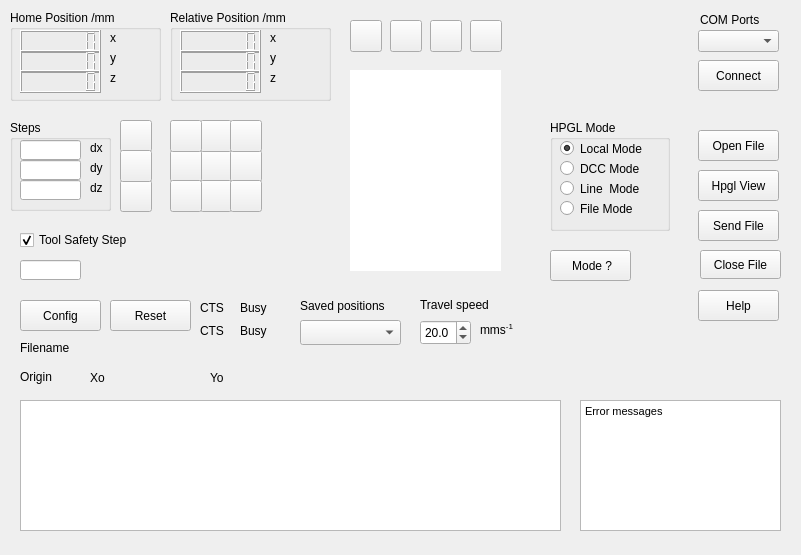
<?xml version="1.0" encoding="UTF-8"?>
<ui version="4.0">
 <class>MainWindow</class>
 <widget class="QMainWindow" name="MainWindow">
  <property name="geometry">
   <rect>
    <x>0</x>
    <y>0</y>
    <width>801</width>
    <height>555</height>
   </rect>
  </property>
  <property name="windowTitle">
   <string>Robby CNC Controller</string>
  </property>
  <widget class="QWidget" name="centralwidget">
   <widget class="QGroupBox" name="positionGroupBox">
    <property name="geometry">
     <rect>
      <x>170</x>
      <y>10</y>
      <width>161</width>
      <height>91</height>
     </rect>
    </property>
    <property name="title">
     <string>Relative Position /mm</string>
    </property>
    <widget class="QLabel" name="z_label">
     <property name="geometry">
      <rect>
       <x>100</x>
       <y>60</y>
       <width>16</width>
       <height>16</height>
      </rect>
     </property>
     <property name="text">
      <string>z</string>
     </property>
    </widget>
    <widget class="QLabel" name="y_label">
     <property name="geometry">
      <rect>
       <x>100</x>
       <y>40</y>
       <width>21</width>
       <height>16</height>
      </rect>
     </property>
     <property name="text">
      <string>y</string>
     </property>
    </widget>
    <widget class="QLabel" name="x_label">
     <property name="geometry">
      <rect>
       <x>100</x>
       <y>20</y>
       <width>21</width>
       <height>16</height>
      </rect>
     </property>
     <property name="text">
      <string>x</string>
     </property>
    </widget>
    <widget class="QLCDNumber" name="x_lcdNumber">
     <property name="geometry">
      <rect>
       <x>10</x>
       <y>20</y>
       <width>81</width>
       <height>23</height>
      </rect>
     </property>
     <property name="autoFillBackground">
      <bool>false</bool>
     </property>
     <property name="smallDecimalPoint">
      <bool>false</bool>
     </property>
     <property name="digitCount">
      <number>7</number>
     </property>
    </widget>
    <widget class="QLCDNumber" name="y_lcdNumber">
     <property name="geometry">
      <rect>
       <x>10</x>
       <y>40</y>
       <width>81</width>
       <height>23</height>
      </rect>
     </property>
     <property name="autoFillBackground">
      <bool>false</bool>
     </property>
     <property name="smallDecimalPoint">
      <bool>false</bool>
     </property>
     <property name="digitCount">
      <number>7</number>
     </property>
    </widget>
    <widget class="QLCDNumber" name="z_lcdNumber">
     <property name="geometry">
      <rect>
       <x>10</x>
       <y>60</y>
       <width>81</width>
       <height>23</height>
      </rect>
     </property>
     <property name="autoFillBackground">
      <bool>false</bool>
     </property>
     <property name="smallDecimalPoint">
      <bool>false</bool>
     </property>
     <property name="digitCount">
      <number>7</number>
     </property>
    </widget>
   </widget>
   <widget class="QGroupBox" name="stepGroupBox">
    <property name="geometry">
     <rect>
      <x>10</x>
      <y>120</y>
      <width>101</width>
      <height>91</height>
     </rect>
    </property>
    <property name="title">
     <string>Steps</string>
    </property>
    <widget class="QLineEdit" name="xStep">
     <property name="geometry">
      <rect>
       <x>10</x>
       <y>20</y>
       <width>61</width>
       <height>20</height>
      </rect>
     </property>
     <property name="readOnly">
      <bool>false</bool>
     </property>
    </widget>
    <widget class="QLabel" name="dx_label">
     <property name="geometry">
      <rect>
       <x>80</x>
       <y>20</y>
       <width>21</width>
       <height>16</height>
      </rect>
     </property>
     <property name="text">
      <string>dx</string>
     </property>
    </widget>
    <widget class="QLineEdit" name="yStep">
     <property name="geometry">
      <rect>
       <x>10</x>
       <y>40</y>
       <width>61</width>
       <height>20</height>
      </rect>
     </property>
     <property name="readOnly">
      <bool>false</bool>
     </property>
    </widget>
    <widget class="QLineEdit" name="zStep">
     <property name="geometry">
      <rect>
       <x>10</x>
       <y>60</y>
       <width>61</width>
       <height>20</height>
      </rect>
     </property>
     <property name="readOnly">
      <bool>false</bool>
     </property>
    </widget>
    <widget class="QLabel" name="dy_label">
     <property name="geometry">
      <rect>
       <x>80</x>
       <y>40</y>
       <width>21</width>
       <height>16</height>
      </rect>
     </property>
     <property name="text">
      <string>dy</string>
     </property>
    </widget>
    <widget class="QLabel" name="dz_label">
     <property name="geometry">
      <rect>
       <x>80</x>
       <y>60</y>
       <width>21</width>
       <height>16</height>
      </rect>
     </property>
     <property name="text">
      <string>dz</string>
     </property>
    </widget>
   </widget>
   <widget class="QCheckBox" name="toolSafetyCheckBox">
    <property name="geometry">
     <rect>
      <x>20</x>
      <y>230</y>
      <width>111</width>
      <height>20</height>
     </rect>
    </property>
    <property name="text">
     <string>Tool Safety Step</string>
    </property>
    <property name="checked">
     <bool>true</bool>
    </property>
   </widget>
   <widget class="QPushButton" name="homeButton">
    <property name="geometry">
     <rect>
      <x>200</x>
      <y>150</y>
      <width>32</width>
      <height>32</height>
     </rect>
    </property>
    <property name="toolTip">
     <string>XY Home</string>
    </property>
    <property name="text">
     <string/>
    </property>
    <property name="icon">
     <iconset resource="resource.qrc">
      <normaloff>:/resource/Images/XYHome.png</normaloff>:/resource/Images/XYHome.png</iconset>
    </property>
    <property name="iconSize">
     <size>
      <width>32</width>
      <height>32</height>
     </size>
    </property>
   </widget>
   <widget class="QPushButton" name="downButton">
    <property name="geometry">
     <rect>
      <x>200</x>
      <y>180</y>
      <width>32</width>
      <height>32</height>
     </rect>
    </property>
    <property name="text">
     <string/>
    </property>
    <property name="icon">
     <iconset resource="resource.qrc">
      <normaloff>:/resource/Images/DownArrow.png</normaloff>:/resource/Images/DownArrow.png</iconset>
    </property>
    <property name="iconSize">
     <size>
      <width>32</width>
      <height>32</height>
     </size>
    </property>
    <property name="shortcut">
     <string>Down</string>
    </property>
   </widget>
   <widget class="QPushButton" name="leftButton">
    <property name="geometry">
     <rect>
      <x>170</x>
      <y>150</y>
      <width>32</width>
      <height>32</height>
     </rect>
    </property>
    <property name="text">
     <string/>
    </property>
    <property name="icon">
     <iconset resource="resource.qrc">
      <normaloff>:/resource/Images/LeftArrow.png</normaloff>:/resource/Images/LeftArrow.png</iconset>
    </property>
    <property name="iconSize">
     <size>
      <width>32</width>
      <height>32</height>
     </size>
    </property>
    <property name="shortcut">
     <string>Left</string>
    </property>
    <property name="autoDefault">
     <bool>true</bool>
    </property>
    <property name="default">
     <bool>false</bool>
    </property>
    <property name="flat">
     <bool>false</bool>
    </property>
   </widget>
   <widget class="QPushButton" name="upButton">
    <property name="geometry">
     <rect>
      <x>200</x>
      <y>120</y>
      <width>32</width>
      <height>32</height>
     </rect>
    </property>
    <property name="text">
     <string/>
    </property>
    <property name="icon">
     <iconset resource="resource.qrc">
      <normaloff>:/resource/Images/UpArrow.png</normaloff>:/resource/Images/UpArrow.png</iconset>
    </property>
    <property name="iconSize">
     <size>
      <width>32</width>
      <height>32</height>
     </size>
    </property>
    <property name="shortcut">
     <string>Up</string>
    </property>
   </widget>
   <widget class="QPushButton" name="rightButton">
    <property name="geometry">
     <rect>
      <x>230</x>
      <y>150</y>
      <width>32</width>
      <height>32</height>
     </rect>
    </property>
    <property name="text">
     <string/>
    </property>
    <property name="icon">
     <iconset resource="resource.qrc">
      <normaloff>:/resource/Images/RightArrow.png</normaloff>:/resource/Images/RightArrow.png</iconset>
    </property>
    <property name="iconSize">
     <size>
      <width>32</width>
      <height>32</height>
     </size>
    </property>
    <property name="shortcut">
     <string>Right</string>
    </property>
   </widget>
   <widget class="QGroupBox" name="homeGroupBox">
    <property name="geometry">
     <rect>
      <x>10</x>
      <y>10</y>
      <width>151</width>
      <height>91</height>
     </rect>
    </property>
    <property name="title">
     <string>Home Position /mm</string>
    </property>
    <widget class="QLabel" name="zhome_label">
     <property name="geometry">
      <rect>
       <x>100</x>
       <y>60</y>
       <width>16</width>
       <height>16</height>
      </rect>
     </property>
     <property name="text">
      <string>z</string>
     </property>
    </widget>
    <widget class="QLabel" name="yhome_label">
     <property name="geometry">
      <rect>
       <x>100</x>
       <y>40</y>
       <width>21</width>
       <height>16</height>
      </rect>
     </property>
     <property name="text">
      <string>y</string>
     </property>
    </widget>
    <widget class="QLabel" name="xhome_label">
     <property name="geometry">
      <rect>
       <x>100</x>
       <y>20</y>
       <width>21</width>
       <height>16</height>
      </rect>
     </property>
     <property name="text">
      <string>x</string>
     </property>
    </widget>
    <widget class="QLCDNumber" name="xHome">
     <property name="geometry">
      <rect>
       <x>10</x>
       <y>20</y>
       <width>81</width>
       <height>23</height>
      </rect>
     </property>
     <property name="autoFillBackground">
      <bool>false</bool>
     </property>
     <property name="smallDecimalPoint">
      <bool>false</bool>
     </property>
     <property name="digitCount">
      <number>7</number>
     </property>
    </widget>
    <widget class="QLCDNumber" name="yHome">
     <property name="geometry">
      <rect>
       <x>10</x>
       <y>40</y>
       <width>81</width>
       <height>23</height>
      </rect>
     </property>
     <property name="autoFillBackground">
      <bool>false</bool>
     </property>
     <property name="smallDecimalPoint">
      <bool>false</bool>
     </property>
     <property name="digitCount">
      <number>7</number>
     </property>
    </widget>
    <widget class="QLCDNumber" name="zHome">
     <property name="geometry">
      <rect>
       <x>10</x>
       <y>60</y>
       <width>81</width>
       <height>23</height>
      </rect>
     </property>
     <property name="autoFillBackground">
      <bool>false</bool>
     </property>
     <property name="smallDecimalPoint">
      <bool>false</bool>
     </property>
     <property name="digitCount">
      <number>7</number>
     </property>
    </widget>
   </widget>
   <widget class="QLabel" name="robby_label">
    <property name="enabled">
     <bool>true</bool>
    </property>
    <property name="geometry">
     <rect>
      <x>560</x>
      <y>10</y>
      <width>91</width>
      <height>71</height>
     </rect>
    </property>
    <property name="styleSheet">
     <string notr="true">background-image: url(:/Images/Profiler.png);</string>
    </property>
    <property name="text">
     <string/>
    </property>
    <property name="pixmap">
     <pixmap resource="resource.qrc">:/resource/Images/Profiler.png</pixmap>
    </property>
    <property name="scaledContents">
     <bool>true</bool>
    </property>
   </widget>
   <widget class="QPushButton" name="connectButton">
    <property name="geometry">
     <rect>
      <x>698</x>
      <y>60</y>
      <width>81</width>
      <height>31</height>
     </rect>
    </property>
    <property name="text">
     <string>Connect</string>
    </property>
   </widget>
   <widget class="QGroupBox" name="groupBox">
    <property name="geometry">
     <rect>
      <x>550</x>
      <y>120</y>
      <width>120</width>
      <height>111</height>
     </rect>
    </property>
    <property name="title">
     <string>HPGL Mode</string>
    </property>
    <widget class="QRadioButton" name="fileMode">
     <property name="geometry">
      <rect>
       <x>10</x>
       <y>80</y>
       <width>101</width>
       <height>17</height>
      </rect>
     </property>
     <property name="text">
      <string>File Mode</string>
     </property>
    </widget>
    <widget class="QRadioButton" name="localMode">
     <property name="geometry">
      <rect>
       <x>10</x>
       <y>20</y>
       <width>101</width>
       <height>17</height>
      </rect>
     </property>
     <property name="text">
      <string>Local Mode</string>
     </property>
     <property name="checked">
      <bool>true</bool>
     </property>
    </widget>
    <widget class="QRadioButton" name="dccMode">
     <property name="geometry">
      <rect>
       <x>10</x>
       <y>40</y>
       <width>101</width>
       <height>17</height>
      </rect>
     </property>
     <property name="text">
      <string>DCC Mode</string>
     </property>
    </widget>
    <widget class="QRadioButton" name="lineMode">
     <property name="geometry">
      <rect>
       <x>10</x>
       <y>60</y>
       <width>101</width>
       <height>17</height>
      </rect>
     </property>
     <property name="text">
      <string>Line  Mode</string>
     </property>
    </widget>
   </widget>
   <widget class="QComboBox" name="serialComboBox">
    <property name="geometry">
     <rect>
      <x>698</x>
      <y>30</y>
      <width>81</width>
      <height>22</height>
     </rect>
    </property>
   </widget>
   <widget class="QPushButton" name="zupButton">
    <property name="geometry">
     <rect>
      <x>120</x>
      <y>120</y>
      <width>32</width>
      <height>32</height>
     </rect>
    </property>
    <property name="toolTip">
     <string>Z Up</string>
    </property>
    <property name="text">
     <string/>
    </property>
    <property name="icon">
     <iconset resource="resource.qrc">
      <normaloff>:/resource/Images/UpArrow.png</normaloff>:/resource/Images/UpArrow.png</iconset>
    </property>
    <property name="iconSize">
     <size>
      <width>32</width>
      <height>32</height>
     </size>
    </property>
    <property name="shortcut">
     <string>PgUp</string>
    </property>
   </widget>
   <widget class="QPushButton" name="zdownButton">
    <property name="geometry">
     <rect>
      <x>120</x>
      <y>180</y>
      <width>32</width>
      <height>32</height>
     </rect>
    </property>
    <property name="toolTip">
     <string>Z Down</string>
    </property>
    <property name="text">
     <string/>
    </property>
    <property name="icon">
     <iconset resource="resource.qrc">
      <normaloff>:/resource/Images/DownArrow.png</normaloff>:/resource/Images/DownArrow.png</iconset>
    </property>
    <property name="iconSize">
     <size>
      <width>32</width>
      <height>32</height>
     </size>
    </property>
    <property name="shortcut">
     <string>PgDown</string>
    </property>
   </widget>
   <widget class="QTextEdit" name="statusMessage">
    <property name="geometry">
     <rect>
      <x>580</x>
      <y>400</y>
      <width>201</width>
      <height>131</height>
     </rect>
    </property>
    <property name="focusPolicy">
     <enum>Qt::FocusPolicy::NoFocus</enum>
    </property>
    <property name="readOnly">
     <bool>false</bool>
    </property>
    <property name="html">
     <string>&lt;!DOCTYPE HTML PUBLIC &quot;-//W3C//DTD HTML 4.0//EN&quot; &quot;http://www.w3.org/TR/REC-html40/strict.dtd&quot;&gt;
&lt;html&gt;&lt;head&gt;&lt;meta name=&quot;qrichtext&quot; content=&quot;1&quot; /&gt;&lt;meta charset=&quot;utf-8&quot; /&gt;&lt;style type=&quot;text/css&quot;&gt;
p, li { white-space: pre-wrap; }
hr { height: 1px; border-width: 0; }
li.unchecked::marker { content: &quot;\2610&quot;; }
li.checked::marker { content: &quot;\2612&quot;; }
&lt;/style&gt;&lt;/head&gt;&lt;body style=&quot; font-family:'Sans Serif'; font-size:9pt; font-weight:400; font-style:normal;&quot;&gt;
&lt;p style=&quot; margin-top:0px; margin-bottom:0px; margin-left:0px; margin-right:0px; -qt-block-indent:0; text-indent:0px;&quot;&gt;&lt;span style=&quot; font-family:'MS Shell Dlg 2'; font-size:8.25pt;&quot;&gt;Error messages&lt;/span&gt;&lt;/p&gt;&lt;/body&gt;&lt;/html&gt;</string>
    </property>
   </widget>
   <widget class="QPushButton" name="leftupButton">
    <property name="geometry">
     <rect>
      <x>170</x>
      <y>120</y>
      <width>32</width>
      <height>32</height>
     </rect>
    </property>
    <property name="text">
     <string/>
    </property>
    <property name="icon">
     <iconset resource="resource.qrc">
      <normaloff>:/resource/Images/LeftUpArrow.png</normaloff>:/resource/Images/LeftUpArrow.png</iconset>
    </property>
    <property name="iconSize">
     <size>
      <width>32</width>
      <height>32</height>
     </size>
    </property>
    <property name="autoDefault">
     <bool>true</bool>
    </property>
    <property name="default">
     <bool>false</bool>
    </property>
    <property name="flat">
     <bool>false</bool>
    </property>
   </widget>
   <widget class="QPushButton" name="leftdownButton">
    <property name="geometry">
     <rect>
      <x>170</x>
      <y>180</y>
      <width>32</width>
      <height>32</height>
     </rect>
    </property>
    <property name="text">
     <string/>
    </property>
    <property name="icon">
     <iconset resource="resource.qrc">
      <normaloff>:/resource/Images/LeftDownArrow.png</normaloff>:/resource/Images/LeftDownArrow.png</iconset>
    </property>
    <property name="iconSize">
     <size>
      <width>32</width>
      <height>32</height>
     </size>
    </property>
    <property name="autoDefault">
     <bool>true</bool>
    </property>
    <property name="default">
     <bool>false</bool>
    </property>
    <property name="flat">
     <bool>false</bool>
    </property>
   </widget>
   <widget class="QPushButton" name="rightupButton">
    <property name="geometry">
     <rect>
      <x>230</x>
      <y>120</y>
      <width>32</width>
      <height>32</height>
     </rect>
    </property>
    <property name="text">
     <string/>
    </property>
    <property name="icon">
     <iconset resource="resource.qrc">
      <normaloff>:/resource/Images/RightUpArrow.png</normaloff>:/resource/Images/RightUpArrow.png</iconset>
    </property>
    <property name="iconSize">
     <size>
      <width>32</width>
      <height>32</height>
     </size>
    </property>
    <property name="autoDefault">
     <bool>true</bool>
    </property>
    <property name="default">
     <bool>false</bool>
    </property>
    <property name="flat">
     <bool>false</bool>
    </property>
   </widget>
   <widget class="QPushButton" name="rightdownButton">
    <property name="geometry">
     <rect>
      <x>230</x>
      <y>180</y>
      <width>32</width>
      <height>32</height>
     </rect>
    </property>
    <property name="text">
     <string/>
    </property>
    <property name="icon">
     <iconset resource="resource.qrc">
      <normaloff>:/resource/Images/RightDownArrow.png</normaloff>:/resource/Images/RightDownArrow.png</iconset>
    </property>
    <property name="iconSize">
     <size>
      <width>32</width>
      <height>32</height>
     </size>
    </property>
    <property name="autoDefault">
     <bool>true</bool>
    </property>
    <property name="default">
     <bool>false</bool>
    </property>
    <property name="flat">
     <bool>false</bool>
    </property>
   </widget>
   <widget class="QPushButton" name="openFileButton">
    <property name="geometry">
     <rect>
      <x>698</x>
      <y>130</y>
      <width>81</width>
      <height>31</height>
     </rect>
    </property>
    <property name="text">
     <string>Open File</string>
    </property>
   </widget>
   <widget class="QLabel" name="label_Filename">
    <property name="geometry">
     <rect>
      <x>20</x>
      <y>340</y>
      <width>281</width>
      <height>16</height>
     </rect>
    </property>
    <property name="text">
     <string>Filename</string>
    </property>
    <property name="textInteractionFlags">
     <set>Qt::TextInteractionFlag::LinksAccessibleByMouse|Qt::TextInteractionFlag::TextEditable</set>
    </property>
   </widget>
   <widget class="QLabel" name="label_CTS_Status">
    <property name="geometry">
     <rect>
      <x>200</x>
      <y>320</y>
      <width>41</width>
      <height>21</height>
     </rect>
    </property>
    <property name="text">
     <string>CTS</string>
    </property>
   </widget>
   <widget class="QPushButton" name="zhomeButton">
    <property name="geometry">
     <rect>
      <x>120</x>
      <y>150</y>
      <width>32</width>
      <height>32</height>
     </rect>
    </property>
    <property name="toolTip">
     <string>Z Home</string>
    </property>
    <property name="text">
     <string/>
    </property>
    <property name="icon">
     <iconset resource="resource.qrc">
      <normaloff>:/resource/Images/ZHome.png</normaloff>:/resource/Images/ZHome.png</iconset>
    </property>
    <property name="iconSize">
     <size>
      <width>32</width>
      <height>32</height>
     </size>
    </property>
    <property name="shortcut">
     <string>PgDown</string>
    </property>
   </widget>
   <widget class="QPushButton" name="resetButton">
    <property name="geometry">
     <rect>
      <x>110</x>
      <y>300</y>
      <width>81</width>
      <height>31</height>
     </rect>
    </property>
    <property name="text">
     <string>Reset</string>
    </property>
   </widget>
   <widget class="QPushButton" name="SystemButton">
    <property name="geometry">
     <rect>
      <x>20</x>
      <y>300</y>
      <width>81</width>
      <height>31</height>
     </rect>
    </property>
    <property name="text">
     <string>Config</string>
    </property>
   </widget>
   <widget class="QLabel" name="CTS_label">
    <property name="geometry">
     <rect>
      <x>200</x>
      <y>300</y>
      <width>31</width>
      <height>16</height>
     </rect>
    </property>
    <property name="text">
     <string>CTS</string>
    </property>
   </widget>
   <widget class="QPushButton" name="sendFileButton">
    <property name="geometry">
     <rect>
      <x>698</x>
      <y>210</y>
      <width>81</width>
      <height>31</height>
     </rect>
    </property>
    <property name="text">
     <string>Send File</string>
    </property>
   </widget>
   <widget class="QPushButton" name="modeButton">
    <property name="geometry">
     <rect>
      <x>550</x>
      <y>250</y>
      <width>81</width>
      <height>31</height>
     </rect>
    </property>
    <property name="text">
     <string> Mode ?</string>
    </property>
   </widget>
   <widget class="QPushButton" name="setXYHomeButton">
    <property name="geometry">
     <rect>
      <x>390</x>
      <y>20</y>
      <width>32</width>
      <height>32</height>
     </rect>
    </property>
    <property name="toolTip">
     <string>Set XY-Home position</string>
    </property>
    <property name="text">
     <string/>
    </property>
    <property name="icon">
     <iconset resource="resource.qrc">
      <normaloff>:/resource/Images/newhomexy.jpg</normaloff>:/resource/Images/newhomexy.jpg</iconset>
    </property>
    <property name="iconSize">
     <size>
      <width>32</width>
      <height>32</height>
     </size>
    </property>
   </widget>
   <widget class="QPushButton" name="setZHomeButton">
    <property name="geometry">
     <rect>
      <x>350</x>
      <y>20</y>
      <width>32</width>
      <height>32</height>
     </rect>
    </property>
    <property name="toolTip">
     <string>Set Z-Home position</string>
    </property>
    <property name="autoFillBackground">
     <bool>false</bool>
    </property>
    <property name="text">
     <string/>
    </property>
    <property name="icon">
     <iconset resource="resource.qrc">
      <normaloff>:/resource/Images/newhomez.jpg</normaloff>:/resource/Images/newhomez.jpg</iconset>
    </property>
    <property name="iconSize">
     <size>
      <width>32</width>
      <height>32</height>
     </size>
    </property>
   </widget>
   <widget class="QPushButton" name="setXYZHomeButton">
    <property name="geometry">
     <rect>
      <x>430</x>
      <y>20</y>
      <width>32</width>
      <height>32</height>
     </rect>
    </property>
    <property name="toolTip">
     <string>Set XYZ-Home position</string>
    </property>
    <property name="text">
     <string/>
    </property>
    <property name="icon">
     <iconset resource="resource.qrc">
      <normaloff>:/resource/Images/newhome.jpg</normaloff>:/resource/Images/newhome.jpg</iconset>
    </property>
    <property name="iconSize">
     <size>
      <width>32</width>
      <height>32</height>
     </size>
    </property>
   </widget>
   <widget class="QPushButton" name="viewSourceFile">
    <property name="geometry">
     <rect>
      <x>698</x>
      <y>170</y>
      <width>81</width>
      <height>31</height>
     </rect>
    </property>
    <property name="text">
     <string>Hpgl View</string>
    </property>
   </widget>
   <widget class="QLabel" name="label_Busy_Status">
    <property name="geometry">
     <rect>
      <x>240</x>
      <y>320</y>
      <width>41</width>
      <height>21</height>
     </rect>
    </property>
    <property name="text">
     <string>Busy</string>
    </property>
   </widget>
   <widget class="QLabel" name="busy_label">
    <property name="geometry">
     <rect>
      <x>240</x>
      <y>300</y>
      <width>31</width>
      <height>16</height>
     </rect>
    </property>
    <property name="text">
     <string>Busy</string>
    </property>
   </widget>
   <widget class="QLineEdit" name="zSafetyStep">
    <property name="geometry">
     <rect>
      <x>20</x>
      <y>260</y>
      <width>61</width>
      <height>20</height>
     </rect>
    </property>
    <property name="toolTip">
     <string>z Safety Step</string>
    </property>
    <property name="readOnly">
     <bool>false</bool>
    </property>
   </widget>
   <widget class="QPushButton" name="moveWorkpieceToXYHomePositionButton">
    <property name="geometry">
     <rect>
      <x>470</x>
      <y>20</y>
      <width>32</width>
      <height>32</height>
     </rect>
    </property>
    <property name="toolTip">
     <string>Move workpiece to XY home</string>
    </property>
    <property name="text">
     <string/>
    </property>
    <property name="icon">
     <iconset resource="resource.qrc">
      <normaloff>:/resource/Images/workpiece2XYHome.jpg</normaloff>:/resource/Images/workpiece2XYHome.jpg</iconset>
    </property>
   </widget>
   <widget class="QLabel" name="x0">
    <property name="geometry">
     <rect>
      <x>90</x>
      <y>370</y>
      <width>21</width>
      <height>16</height>
     </rect>
    </property>
    <property name="text">
     <string>Xo</string>
    </property>
   </widget>
   <widget class="QLabel" name="xOrigin">
    <property name="geometry">
     <rect>
      <x>120</x>
      <y>370</y>
      <width>71</width>
      <height>16</height>
     </rect>
    </property>
    <property name="text">
     <string/>
    </property>
   </widget>
   <widget class="QLabel" name="yOrigin">
    <property name="geometry">
     <rect>
      <x>240</x>
      <y>370</y>
      <width>71</width>
      <height>16</height>
     </rect>
    </property>
    <property name="text">
     <string/>
    </property>
   </widget>
   <widget class="QLabel" name="y0">
    <property name="geometry">
     <rect>
      <x>210</x>
      <y>370</y>
      <width>16</width>
      <height>16</height>
     </rect>
    </property>
    <property name="text">
     <string>Yo</string>
    </property>
   </widget>
   <widget class="QPushButton" name="HelpButton">
    <property name="geometry">
     <rect>
      <x>698</x>
      <y>290</y>
      <width>81</width>
      <height>31</height>
     </rect>
    </property>
    <property name="text">
     <string>Help</string>
    </property>
   </widget>
   <widget class="QComboBox" name="savedPositionBox">
    <property name="geometry">
     <rect>
      <x>300</x>
      <y>320</y>
      <width>101</width>
      <height>25</height>
     </rect>
    </property>
   </widget>
   <widget class="QLabel" name="savedPositions_label">
    <property name="geometry">
     <rect>
      <x>300</x>
      <y>290</y>
      <width>141</width>
      <height>31</height>
     </rect>
    </property>
    <property name="text">
     <string>Saved positions</string>
    </property>
   </widget>
   <widget class="QLabel" name="travelSpeed_label">
    <property name="geometry">
     <rect>
      <x>420</x>
      <y>290</y>
      <width>91</width>
      <height>31</height>
     </rect>
    </property>
    <property name="text">
     <string>&lt;html&gt;&lt;head/&gt;&lt;body&gt;&lt;p&gt;Travel speed&lt;/p&gt;&lt;/body&gt;&lt;/html&gt;</string>
    </property>
   </widget>
   <widget class="QDoubleSpinBox" name="travelSpeedSpinBox">
    <property name="geometry">
     <rect>
      <x>420</x>
      <y>320</y>
      <width>51</width>
      <height>25</height>
     </rect>
    </property>
    <property name="decimals">
     <number>1</number>
    </property>
    <property name="minimum">
     <double>5.000000000000000</double>
    </property>
    <property name="maximum">
     <double>50.000000000000000</double>
    </property>
    <property name="value">
     <double>20.000000000000000</double>
    </property>
   </widget>
   <widget class="QLabel" name="origin_label">
    <property name="geometry">
     <rect>
      <x>20</x>
      <y>366</y>
      <width>63</width>
      <height>21</height>
     </rect>
    </property>
    <property name="text">
     <string>Origin</string>
    </property>
   </widget>
   <widget class="QLabel" name="xyHome_label">
    <property name="geometry">
     <rect>
      <x>480</x>
      <y>320</y>
      <width>51</width>
      <height>21</height>
     </rect>
    </property>
    <property name="text">
     <string>&lt;html&gt;&lt;head/&gt;&lt;body&gt;&lt;p&gt;mms&lt;span style=&quot; vertical-align:super;&quot;&gt;-1&lt;/span&gt;&lt;/p&gt;&lt;/body&gt;&lt;/html&gt;</string>
    </property>
   </widget>
   <widget class="QLabel" name="dx_label_2">
    <property name="geometry">
     <rect>
      <x>700</x>
      <y>10</y>
      <width>81</width>
      <height>20</height>
     </rect>
    </property>
    <property name="text">
     <string>COM Ports</string>
    </property>
   </widget>
   <widget class="QPushButton" name="closeFileButton">
    <property name="geometry">
     <rect>
      <x>700</x>
      <y>250</y>
      <width>81</width>
      <height>29</height>
     </rect>
    </property>
    <property name="text">
     <string>Close File</string>
    </property>
   </widget>
   <widget class="CSPXTableView" name="tableView">
    <property name="geometry">
     <rect>
      <x>20</x>
      <y>400</y>
      <width>541</width>
      <height>131</height>
     </rect>
    </property>
    <property name="dragEnabled">
     <bool>true</bool>
    </property>
    <property name="dragDropMode">
     <enum>QAbstractItemView::DragDropMode::InternalMove</enum>
    </property>
    <property name="defaultDropAction">
     <enum>Qt::DropAction::MoveAction</enum>
    </property>
    <property name="alternatingRowColors">
     <bool>true</bool>
    </property>
    <property name="selectionMode">
     <enum>QAbstractItemView::SelectionMode::SingleSelection</enum>
    </property>
    <property name="selectionBehavior">
     <enum>QAbstractItemView::SelectionBehavior::SelectRows</enum>
    </property>
   </widget>
   <widget class="CSPXGraphicsView" name="workspace">
    <property name="geometry">
     <rect>
      <x>350</x>
      <y>70</y>
      <width>151</width>
      <height>201</height>
     </rect>
    </property>
    <property name="sizePolicy">
     <sizepolicy hsizetype="Fixed" vsizetype="Fixed">
      <horstretch>0</horstretch>
      <verstretch>0</verstretch>
     </sizepolicy>
    </property>
    <property name="mouseTracking">
     <bool>true</bool>
    </property>
    <property name="autoFillBackground">
     <bool>true</bool>
    </property>
    <property name="styleSheet">
     <string notr="true">backgound-color:rgb(64,64,64)</string>
    </property>
    <property name="frameShape">
     <enum>QFrame::Shape::Box</enum>
    </property>
    <property name="lineWidth">
     <number>0</number>
    </property>
    <property name="midLineWidth">
     <number>0</number>
    </property>
    <property name="sceneRect">
     <rectf>
      <x>0.000000000000000</x>
      <y>0.000000000000000</y>
      <width>150.000000000000000</width>
      <height>200.000000000000000</height>
     </rectf>
    </property>
    <property name="alignment">
     <set>Qt::AlignmentFlag::AlignLeading|Qt::AlignmentFlag::AlignLeft|Qt::AlignmentFlag::AlignTop</set>
    </property>
    <property name="optimizationFlags">
     <set>QGraphicsView::OptimizationFlag::DontAdjustForAntialiasing</set>
    </property>
   </widget>
  </widget>
 </widget>
 <customwidgets>
  <customwidget>
   <class>CSPXTableView</class>
   <extends>QTableView</extends>
   <header>CNC/cspxtableview.h</header>
  </customwidget>
  <customwidget>
   <class>CSPXGraphicsView</class>
   <extends>QGraphicsView</extends>
   <header>CNC/cspxgraphicsview.h</header>
  </customwidget>
 </customwidgets>
 <resources>
  <include location="resource.qrc"/>
 </resources>
 <connections/>
</ui>
